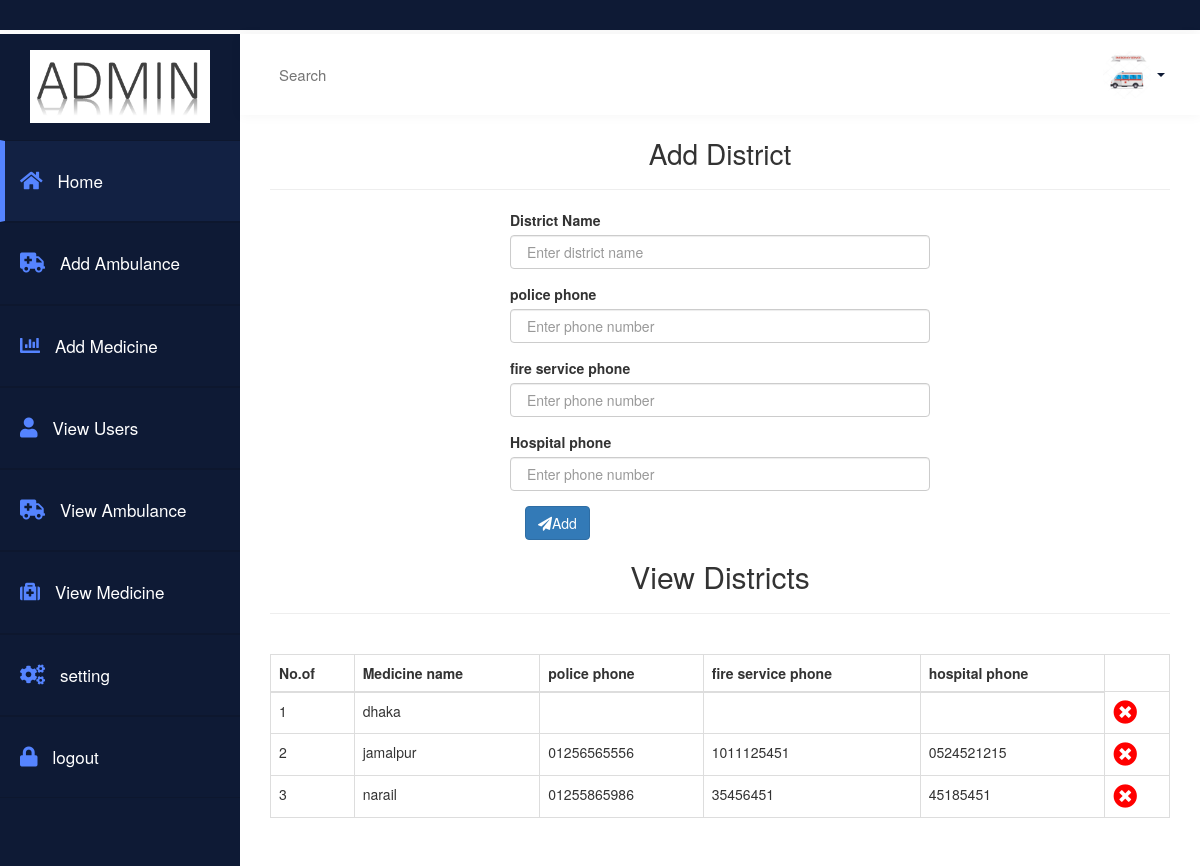
Page /admin/add_district.php (signed in) on the committed database.
### tables this page shows
CREATE TABLE IF NOT EXISTS `add_district` (
`district_id` int(100) NOT NULL,
  `district_name` varchar(100) NOT NULL,
  `police_num` varchar(50) NOT NULL,
  `fire_num` varchar(50) NOT NULL,
  `hospital_num` varchar(50) NOT NULL
);

### admin/add_district.php (the view, shortened to what this page needs)
<?php
include 'a_header.php';
include 'a_menu.php';
?>
 <div class="big_menu col-md-12" >
            <center><h1>Add District</h1><hr> </center>
            <form action="add_district.php" method="POST" enctype="multipart/form-data">
              <div class="col-md-offset-3 col-md-6">
                <div class="form-group">
                    <label >District Name</label>
                    <input type="text" name="district_name" class="form-control" id="#" placeholder=" Enter district name"/>
                </div>
                <div class="form-group">
                    <label >police phone</label>
                    <input type="text" name="police_phone" class="form-control" id="#" placeholder=" Enter phone number"/>
                </div>
                <div class="form-group">
                    <label >fire service phone</label>
                    <input type="text" name="fire_phone" class="form-control" id="#" placeholder=" Enter phone number"/>
                </div>
                <div class="form-group">
                    <label >Hospital phone</label>
                    <input type="text" name="hospital_phone" class="form-control" id="#" placeholder=" Enter phone number"/>
                </div>
                <div class="col-md-12 button-submit">
                    <button type="submit" name="submit" class="btn btn-primary submit"><i class="fa fa-paper-plane" aria-hidden="true"></i>Add</button>
                </div>
            </form>
            </div>
            <br>
            <br>
            <br>
            <br>
            <br>
            <div class="row">
            <div class="col-md-12">
            <center><h2>View Districts</h2></center><hr>
          <br>
  <table class="table-responsive table-bordered table-hover table">
    <thead>
      <tr>
          <th>No.of</th>
        <th>Medicine name</th>
        <th>police phone</th>
        <th>fire service phone</th>
        <th>hospital phone</th>
      </tr>
    </thead>
    <tbody>
         <?php
        $i=0;
                    $select=  mysql_query("SELECT * FROM add_district");
                    while ($fetch = mysql_fetch_array($select)){
                        $i=$i+1;
                        ?>
     <tr>
                        <td>
                       <?php
                      echo $i;
                        ?>
                        </td>
                        <td><?php echo $fetch['district_name'];?></td>
                        <td><?php echo $fetch['police_num'];?></td>
                        <td><?php echo $fetch['fire_num'];?></td>
                        <td><?php echo $fetch['hospital_num'];?></td>
                        <td><a href="delete_dist_phone.php?id=<?php echo $fetch['district_id']; ?>"><i style="color:red;font-size: 24px;" class="fa fa-times-circle"></i></a></td>
                    </tr> <?php
                    }
                    ?>
    </tbody>
  </table>
        </div>
</div>
            </div>
<?php include 'a_footer.php';?>

### admin/adstyle.css (style rules this page uses)
.form-control { padding: 0px 12px; }
a:focus,a:hover,a { outline:none; text-decoration: none; }

### rows in the picture
add_district: district_name "dhaka"
add_district: district_name "jamalpur", police_num "01256565556", fire_num "1011125451", hospital_num "0524521215"
add_district: district_name "narail", police_num "01255865986", fire_num "35456451", hospital_num "45185451"
